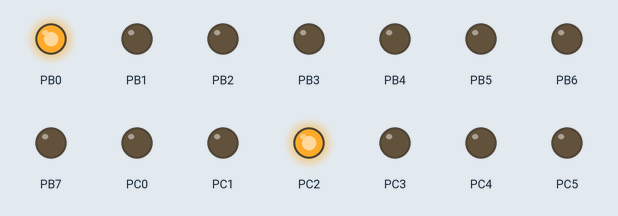
The program below on a simulated ATmega328P, built with avr-gcc and emulated at 1 MHz. Shown: output pins drawn as LEDs (lit = HIGH).

Above: at 0.5 s.
At 1.15 s:
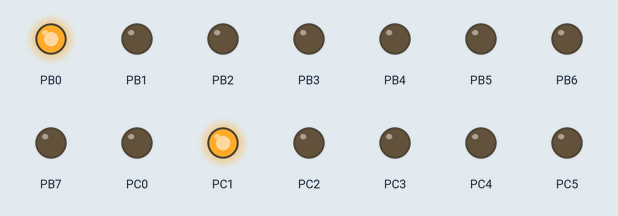
At 2.45 s:
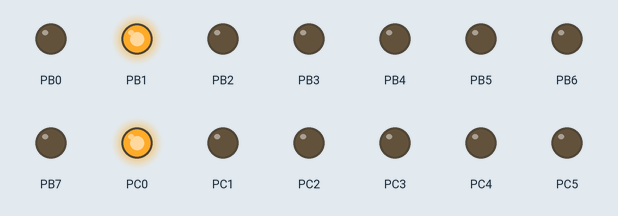
At 4.4 s:
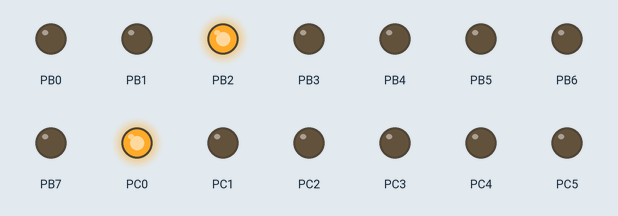
Timing chart, 0 to 6.0 s (numbered marks = the images above):
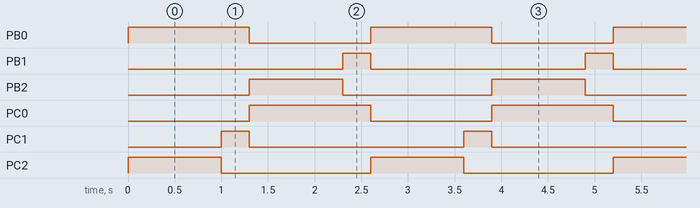

Measured:
- by itself, PB0, PC0: alternates HIGH for 1.3 s and LOW for 1.3 s
- by itself, PB1, PC1: alternates HIGH for 0.30 s and LOW for 2.3 s
- by itself, PB2, PC2: alternates HIGH for 1.0 s and LOW for 1.6 s

The program:

main.c
```c
#define F_CPU 1000000UL
#include <avr/io.h>
#include <util/delay.h>

int flag = 0;

int main(void)
{
    DDRB = 0xFF;				//puerto B como salida
	DDRC = 0xFF;				//puerto C como salida
	PORTB = 0x00;				//apago el puerto B
	PORTC = 0x00;				//apago el puerto C

    while (1)
    {
	//primer estado
	if(flag == 0){
		PORTB = (1<<0);			//encender el rojo
		PORTC = (1<<2);			//encender el verde
		_delay_ms(1000);
		flag = 1;
	}
	//segundo estado
	else if(flag == 1){
		PORTB = (1<<0);			//encender el rojo
		PORTC = (1<<1);			//encender el amarillo
		_delay_ms(300);
		flag = 2;
	}
	//tercer estado
	else if(flag == 2){
		PORTB = (1<<2);			//encender el verde
		PORTC = (1<<0);			//encender el rojo
		_delay_ms(1000);
		flag = 3;
	}
	//cuarto estado
	else if(flag == 3){
		PORTB = (1<<1);			//encender el amarillo
		PORTC = (1<<0);			//encender el rojo
		_delay_ms(300);
		flag = 0;
	}
	}
}
```
